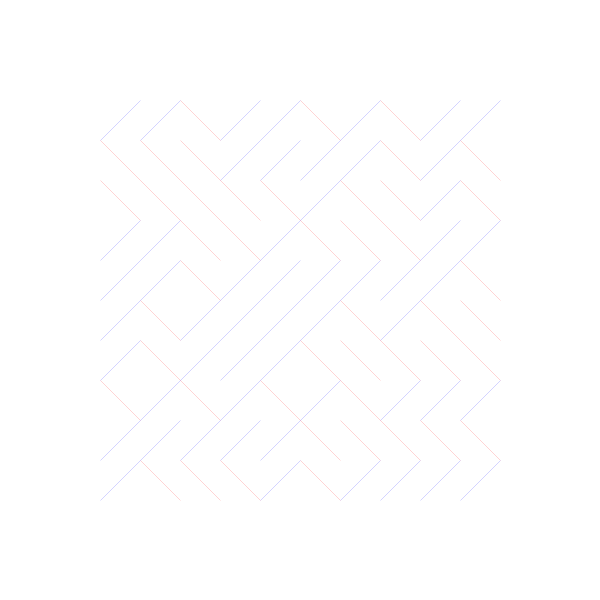
Frame 1 (no input)
Frame 60 (the mouse pressed at the canvas centre just before this capture): identical to frame 1, image omitted
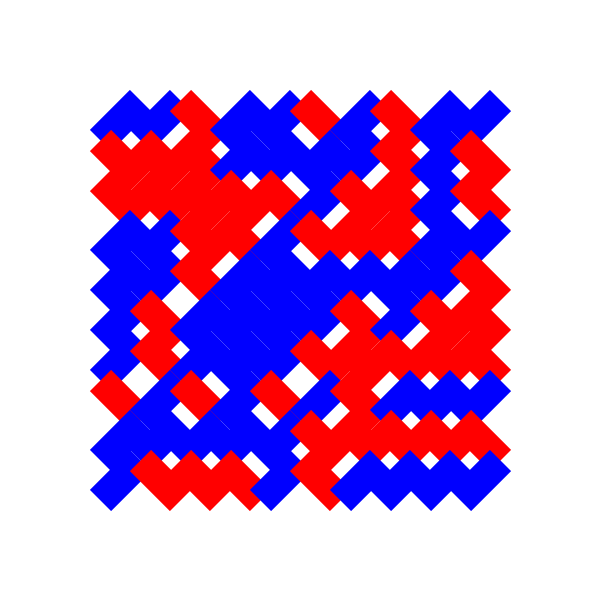
Frame 120 (the mouse held since frame 60 and released just before this capture)

The Processing sketch that drew these frames (run headless with seeded random() and noise(); from frame 60 on, the mouse is pressed at the canvas centre):

// Processing sketch: d_TilingSystem_01
// ── d_TilingSystem_01.pde
/* 
 --------------------------
 ** PLEASE READ INFO TAB **
 --------------------------
*/

/////////////////////////// GLOBALS ////////////////////////////

int changeStrokeCap;
float lineLength; 
int seed;

// Grid layout based on columns (xAxis) & rows (yAxis)
int numCol, numRows; 
// Grid resolution = number of repetitions
float gridResX;
float gridResY;

int mode = 0; // different tiling systems
boolean showCenter = false;
/////////////////////////// SETUP ////////////////////////////

void setup() {
  size(600, 600);
  noFill();
  smooth();

  numCol = 10;
  numRows = 10;

  lineLength = 20.0;
  gridResX = 40;
  gridResY = 0;
  gridResY = gridResX; // Uniform resolution
}

/////////////////////////// DRAW ////////////////////////////

void draw() {
  background(255);
  randomSeed(seed);
  translate(width/2, height/2); // center everything

  strokeCap(changeStrokeCap);

  numRows = constrain(numRows, 1, 100);
  numCol = constrain(numCol, 1, 100);
  

  // Here is different way of creating a grid structure / tiling system
  // based on our variables for numCol & numRows + grid resolution.
    
  // These make sure everything is centered
  float centerX = gridResX * (numCol-1) / 2;
  float centerY = gridResY * (numRows-1) / 2;
  
  // Here we change the tiling system : square OR hexagonal
  if (mode == 0) { // SQUARE
      gridResY = gridResX; // Uniform resolution
  } 
  else if (mode == 1) { // HEX
    gridResY = sqrt(3) / 2 * gridResX;
  } 

  for (int gridY = 0; gridY<numRows; gridY++) {
    for (int gridX = 0; gridX<numCol; gridX++) {

      // Here is our little calculation for x & y postiions
      // based on our grid resolution variables and offset calculations
      float posX =  gridX * gridResX - centerX;
      float posY =  gridY * gridResY - centerY;
     
     // Check tiling system and adjust accordingly
      if (gridY % 2 == 0 && mode == 1) 
      posX += gridResX/2;

      /* // Possible offset interaction
      float shiftX = random(-mouseX,mouseX)/20;
      float shiftY = random(-mouseX,mouseX)/20;
      */
       
      // Lets also keep all our graphic elements centered
      // in relation to posX & posY
      pushMatrix();
      translate(posX, posY);
      
      //THIS random var PRODUCES A VALUE OF 0 OR 1
      int dice = (int) random(0, 2);

      if (dice == 0) {
        strokeWeight(mouseX/10);
        stroke(255,0,0);
        line(-lineLength, -lineLength, lineLength, lineLength);       
      }

      if (dice == 1) {
        strokeWeight(mouseY/10);
        stroke(0,0,255);
        line(-lineLength, lineLength, lineLength, -lineLength);
      }
      
       popMatrix();
    }
  }
}



// ── INFO.pde
/*

/////////////////////////////////
DESSINES MOI DES BOUCLES FOR EVER
WORKSHOP FREE ART BUREAU 08.11.14
/////////////////////////////////

-------------------------------
Sketch : d_TilingSystem_01

--------------------------------

This sketch demonstrates how we can
create a different kind of grid system using FOR loops
& a few calculations. It has perhaps more flexibility 
for developments

- MOUSE changes stroke thickness
- KEYS 1, 2, 3 change the stroke settings
- KEYS 5, 6 change the tiling system
- KEY 'r' generates a new composition
- KEYS 'a' & 'z' increase/decrease line length
- KEYS 'UP' & 'DOWN' increase/decrease number of rows
- KEYS 'RIGHT' & 'LEFT' increase/decrease number of columns   
- KEYS 'm' & 'k' / 'o' & 'l' increase/decrease grid resolution


************************
FREE ART BUREAU INFO
http://freeartbureau.org

******************************** END


*NB

Further possibilities :
- other tiling systems
- Add other graphic functions
- Use vector rather than bitmap
- Add a camera ;–)
- Add a telephone hahaha !

----------------------------------------------
*/

// ── KEYS.pde
/////////////////////////// FUNCTIONS ////////////////////////////

void keyPressed() {
  //THESE CHANGE THE STROKE ATTRIBUTES
  if (key == '1') changeStrokeCap = ROUND;
  if (key =='2') changeStrokeCap = SQUARE;
  if (key == '3') changeStrokeCap = PROJECT;
  
  if(key == '5') mode = 0;
  if(key == '6') mode = 1;
   
   
  if (key == 'r') {
    seed = (int)random(10000);
  }

  // Increase the line length
  if (key == 'a') {
    lineLength += 0.5;
  }

  // Decrease the line length
  if (key == 'z') {
    lineLength -= 0.5;
  }

  // Increase the size of our grid on x axis
  if (key == 'm') {
    gridResX += 0.5;
  }

  // Decrease the size of our grid on x axis
  if (key == 'k') {
    gridResX -= 0.5;
  }
  
    // Increase the size of our grid on y axis
  if (key == 'o') {
    gridResY += 0.5;
  }

  // Decrease the size of our grid on y axis
  if (key == 'l') {
    gridResY -= 0.5;
  }

  // Increase the number of rows
  if (keyCode == UP) {
    numRows += 1;
  }

  // Decrease  the number of rows
  if (keyCode == DOWN) {
    numRows -= 1;
  }

  // Increase the number of columns
  if (keyCode == RIGHT) {
    numCol += 2;
  }

  // Decrease the number of columns
  if (keyCode == LEFT) {
    numCol -= 2;
  }
}
